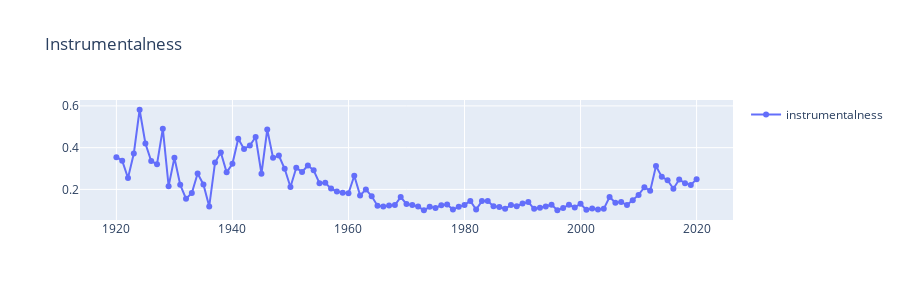

The notebook cell saved with this chart:
### Code cell
fig =go.Figure()
fig.add_trace(go.Scatter(x=df_year['year'], y=df_year['instrumentalness'], mode='markers + lines',name="instrumentalness",showlegend=True))
fig.update_layout(title='Instrumentalness',height=300)
fig.show()
